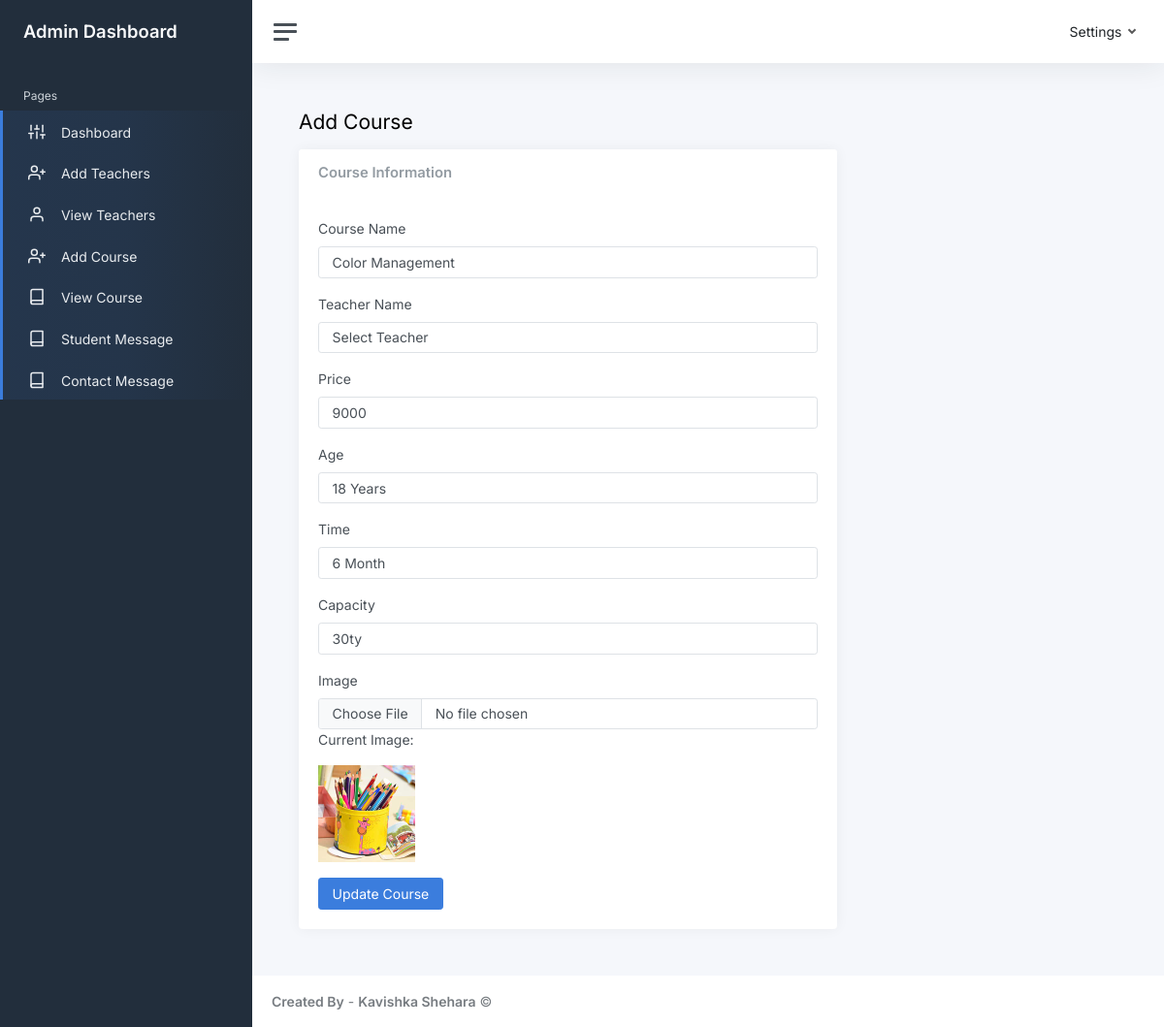
Page /admin/static/edit-course.php?id=1 on the committed database.
### tables this page shows
CREATE TABLE IF NOT EXISTS `courses` (
  `id` int NOT NULL AUTO_INCREMENT,
  `name` varchar(40) DEFAULT NULL,
  `teacher` varchar(255) NOT NULL,
  `age` varchar(255) NOT NULL,
  `time` varchar(255) NOT NULL,
  `capacity` varchar(255) NOT NULL,
  `price` int NOT NULL,
  `image` varchar(40) DEFAULT NULL,
  PRIMARY KEY (`id`)
);

### admin/static/edit-course.php (the view, shortened to what this page needs)
<?php
$host = "localhost";
$user = "root";
$password = "";
$db = "schoolproject";
$data = mysqli_connect($host, $user, $password, $db);
if (isset($_GET['id'])) {
    $id = $_GET['id'];
    $sql = "SELECT * FROM courses WHERE id = $id";
    $result = mysqli_query($data, $sql);
    if (mysqli_num_rows($result) == 1) {
        $course = mysqli_fetch_assoc($result);
    } else {
        $_SESSION['message'] = "Course not found.";
        header("Location: view-course.php");
        exit();
    }
}
?>
<!DOCTYPE html>
<html lang="en">
<head>
  <link href="css/app.css" rel="stylesheet">
</head>
<body>
  <div class="wrapper">
    <?php
    include 'sidebar.php';
    ?>
    <div class="main">
      <?php
      include 'navbar.php';
      ?>
      <main class="content">
        <div class="container-fluid p-0">
          <h1 class="h3 mb-3">Add Course</h1>
          <div class="row">
            <div class="col-12 col-lg-8 col-xxl-9 d-flex">
              <div class="card w-100">
                <div class="card-header">
                  <h5 class="card-title mb-0">Course Information</h5>
                </div>
                <div class="card-body">
                  <form action="" method="POST" enctype="multipart/form-data">
                    <div class="mb-3">
                      <label for="name" class="form-label">Course Name</label>
                      <input type="text" class="form-control" id="name" name="name" value="<?php echo $course['name']; ?>" required>
                    </div>
                    <div class="mb-3">
                      <label for="teacher" class="form-label">Teacher Name</label>
                      <select class="form-control" id="teacher" name="teacher" required>
                        <option value="">Select Teacher</option>
                      </select>
                    </div>
                    <div class="mb-3">
                      <label for="price" class="form-label">Price</label>
                      <input type="text" class="form-control" id="price" name="price" value="<?php echo $course['price']; ?>" required>
                    </div>
                    <div class="mb-3">
                      <label for="age" class="form-label">Age</label>
                      <input type="text" class="form-control" id="age" name="age" value="<?php echo $course['age']; ?>" required>
                    </div>
                    <div class="mb-3">
                      <label for="time" class="form-label">Time</label>
                      <input type="text" class="form-control" id="time" name="time" value="<?php echo $course['time']; ?>" required>
                    </div>
                    <div class="mb-3">
                      <label for="capacity" class="form-label">Capacity</label>
                      <input type="text" class="form-control" id="capacity" name="capacity" value="<?php echo $course['capacity']; ?>" required>
                    </div>
                    <div class="mb-3">
                      <label for="image" class="form-label">Image</label>
                      <input type="file" class="form-control" id="image" name="image">
                      <p>Current Image:</p>
                      <img src="<?php echo $course['image']; ?>" alt="Course Image" style="width: 100px; height: 100px;">
                    </div>
                    <button type="submit" class="btn btn-primary">Update Course</button>
                  </form>
                </div>
              </div>
            </div>
          </div>
        </div>
      </main>
      <footer class="footer">
        <div class="container-fluid">
          <div class="row text-muted">
            <div class="col-6 text-start">
              <p class="mb-0">
                <a class="text-muted" href="#" target="_blank"><strong>Created By</strong></a> - <a class="text-muted" href="#" target="_blank"><strong>Kavishka Shehara</strong></a> &copy;
              </p>
            </div>
          </div>
        </div>
      </footer>
    </div>
  </div>
</body>
</html>

### rows in the picture
courses: name "Color Management", price "9000", age "18 Years", time "6 Month", capacity "30ty", image (picture)
